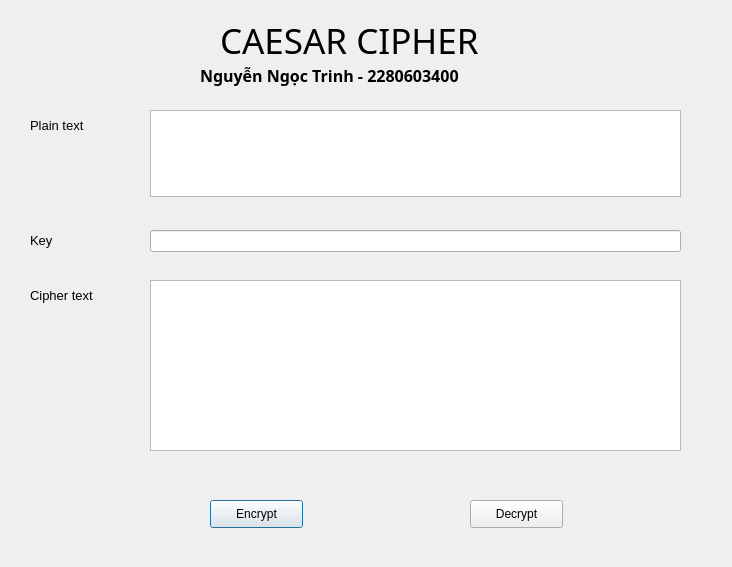
<?xml version="1.0" encoding="UTF-8"?>
<ui version="4.0">
 <class>Dialog</class>
 <widget class="QDialog" name="Dialog">
  <property name="geometry">
   <rect>
    <x>0</x>
    <y>0</y>
    <width>732</width>
    <height>567</height>
   </rect>
  </property>
  <property name="windowTitle">
   <string>Dialog</string>
  </property>
  <widget class="QLabel" name="label">
   <property name="geometry">
    <rect>
     <x>220</x>
     <y>20</y>
     <width>331</width>
     <height>41</height>
    </rect>
   </property>
   <property name="font">
    <font>
     <family>Stencil</family>
     <pointsize>26</pointsize>
     <weight>50</weight>
     <bold>false</bold>
    </font>
   </property>
   <property name="text">
    <string>CAESAR CIPHER</string>
   </property>
  </widget>
  <widget class="QLabel" name="label_2">
   <property name="geometry">
    <rect>
     <x>200</x>
     <y>60</y>
     <width>361</width>
     <height>31</height>
    </rect>
   </property>
   <property name="font">
    <font>
     <family>Cascadia Code SemiBold</family>
     <pointsize>12</pointsize>
     <weight>75</weight>
     <bold>true</bold>
    </font>
   </property>
   <property name="text">
    <string>Nguyễn Ngọc Trinh - 2280603400</string>
   </property>
  </widget>
  <widget class="QLabel" name="label_3">
   <property name="geometry">
    <rect>
     <x>30</x>
     <y>110</y>
     <width>91</width>
     <height>31</height>
    </rect>
   </property>
   <property name="font">
    <font>
     <pointsize>10</pointsize>
    </font>
   </property>
   <property name="text">
    <string>Plain text</string>
   </property>
  </widget>
  <widget class="QLabel" name="label_4">
   <property name="geometry">
    <rect>
     <x>30</x>
     <y>220</y>
     <width>55</width>
     <height>41</height>
    </rect>
   </property>
   <property name="font">
    <font>
     <pointsize>10</pointsize>
    </font>
   </property>
   <property name="text">
    <string>Key</string>
   </property>
  </widget>
  <widget class="QLabel" name="label_5">
   <property name="geometry">
    <rect>
     <x>30</x>
     <y>280</y>
     <width>91</width>
     <height>31</height>
    </rect>
   </property>
   <property name="font">
    <font>
     <pointsize>10</pointsize>
    </font>
   </property>
   <property name="text">
    <string>Cipher text</string>
   </property>
  </widget>
  <widget class="QPlainTextEdit" name="plaintext_txt">
   <property name="geometry">
    <rect>
     <x>150</x>
     <y>110</y>
     <width>531</width>
     <height>87</height>
    </rect>
   </property>
  </widget>
  <widget class="QLineEdit" name="key_txt">
   <property name="geometry">
    <rect>
     <x>150</x>
     <y>230</y>
     <width>531</width>
     <height>22</height>
    </rect>
   </property>
  </widget>
  <widget class="QPlainTextEdit" name="ciphertext_txt">
   <property name="geometry">
    <rect>
     <x>150</x>
     <y>280</y>
     <width>531</width>
     <height>171</height>
    </rect>
   </property>
  </widget>
  <widget class="QPushButton" name="encrypt_btn">
   <property name="geometry">
    <rect>
     <x>210</x>
     <y>500</y>
     <width>93</width>
     <height>28</height>
    </rect>
   </property>
   <property name="text">
    <string>Encrypt</string>
   </property>
  </widget>
  <widget class="QPushButton" name="decrypt_btn">
   <property name="geometry">
    <rect>
     <x>470</x>
     <y>500</y>
     <width>93</width>
     <height>28</height>
    </rect>
   </property>
   <property name="text">
    <string>Decrypt</string>
   </property>
  </widget>
 </widget>
 <resources/>
 <connections/>
</ui>
